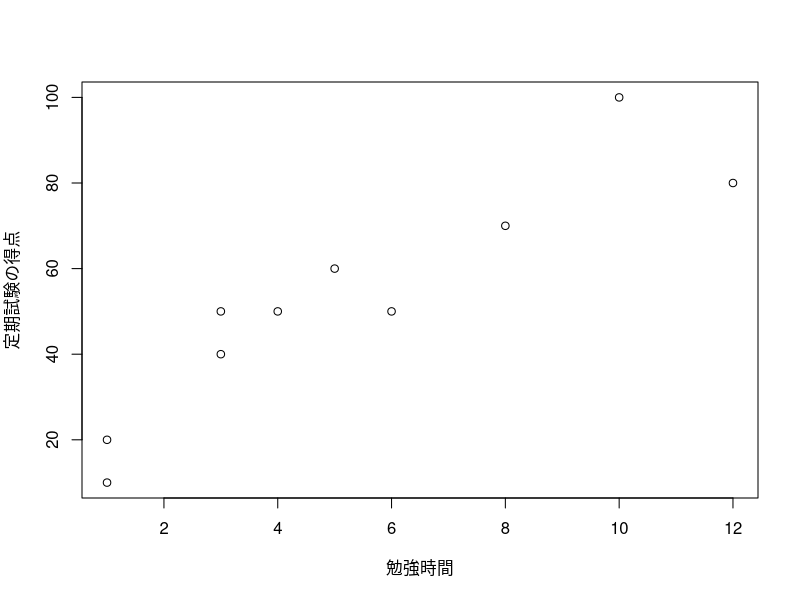

Reproduce this figure in R.
## =====================================

## 3章練習問題

## =====================================

## (1)解答
勉強時間 <- c(1, 3, 10, 12, 6, 3, 8, 4, 1, 5)
定期試験の得点 <- c(20, 40, 100, 80, 50, 50, 70, 50, 10, 60)

plot(勉強時間, 定期試験の得点)

## (2)解答
cor(勉強時間, 定期試験の得点)

## (3)解答
和食派か洋食派か <- c("洋食", "和食", "和食", "洋食", "和食", "洋食", "洋食", "和食", "洋食", "洋食", "和食", "洋食", "和食", "洋食", "和食", "和食", "洋食", "洋食", "和食", "和食")

辛党か甘党か <- c("甘党", "辛党", "甘党", "甘党", "辛党", "辛党", "辛党", "辛党", "甘党", "甘党", "甘党", "甘党", "辛党", "辛党", "甘党", "辛党", "辛党", "甘党", "辛党", "辛党")

table(和食派か洋食派か, 辛党か甘党か)

## (4)解答
和食派か洋食派かゼロイチ <- ifelse(和食派か洋食派か == "洋食", 1, 0)
辛党か甘党かゼロイチ <- ifelse(辛党か甘党か == "甘党", 1, 0)

cor(和食派か洋食派かゼロイチ, 辛党か甘党かゼロイチ)
